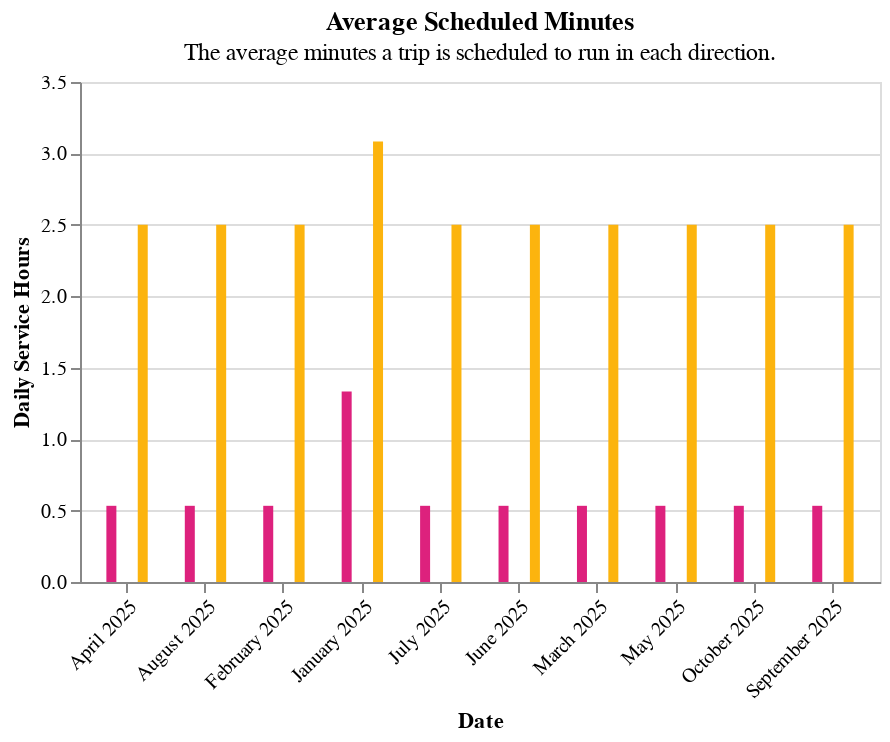

The code cell stored with this chart in its notebook:
### Code cell
_report_operator_visuals.configure_chart(
    avg_scheduled_min_chart,
    width=400,
    height=250,
    title=avg_scheduled_min_dict.title,
    subtitle=avg_scheduled_min_dict.subtitle,
)

### Figure 1 — Vega-Lite specification as saved in the notebook (floating-point values rounded to 4 significant figures; data arrays with more than 128 entries replaced by an {"elided": "..."} marker saying what was removed)
{"config": {"view": {"continuousWidth": 300, "continuousHeight": 300}}, "data": {"name": "data-81ced66d2fe6e036e6bf2e389eef3ea2"}, "mark": {"type": "bar", "size": 5}, "encoding": {"color": {"field": "Direction", "legend": null, "scale": {"range": ["#dd217d", "#fcb40e", "#ccbb44", "#5b8efd"]}, "title": "Direction:N", "type": "nominal"}, "tooltip": [{"field": "Date", "type": "nominal"}, {"field": "Route", "type": "nominal"}, {"field": "Direction", "type": "quantitative"}, {"field": "Daily Service Hours", "type": "quantitative"}], "x": {"axis": {"format": "", "labelAngle": -45}, "field": "Date", "title": "Date", "type": "nominal"}, "xOffset": {"field": "Direction", "title": "Direction:N", "type": "nominal"}, "y": {"field": "Daily Service Hours", "title": "Daily Service Hours", "type": "quantitative"}}, "height": 250, "params": [{"name": "param_1", "select": {"type": "point", "fields": ["Route"]}, "bind": {"input": "select", "options": ["FBUS__FBUS MARKET & WHARVES BUS", "NBUS__NBUS JUDAH BUS", "714__714 BART EARLY BIRD", "TBUS__TBUS THIRD BUS", "KBUS__KBUS INGLESIDE BUS", "1X__1X CALIFORNIA EXPRESS", "30X__30X MARINA EXPRESS", "91__91 3RD-19TH AVE OWL", "LBUS__LBUS TARAVAL BUS", "90__90 SAN BRUNO OWL", "NOWL__NOWL OWL JUDAH", "1__GGPS Golden Gate Park Shuttle", "GGPS__GGPS Golden Gate Park Shuttle", "36__36 TERESITA", "LOWL__LOWL OWL TARAVAL", "35__35 EUREKA", "58__58 LAKE MERCED", "37__37 CORBETT", "66__66 QUINTARA", "23__23 MONTEREY", "52__52 EXCELSIOR", "54__54 FELTON", "2__2 SUTTER", "39__39 COIT", "18__18 46TH AVENUE", "67__67 BERNAL HEIGHTS", "56__56 RUTLAND", "57__57 PARKMERCED", "6__6 HAYES-PARNASSUS", "21__21 HAYES", "55__55 DOGPATCH", "6__6 HAIGHT-PARNASSUS", "33__33 ASHBURY-18TH ST", "25__25 TREASURE ISLAND", "31__31 BALBOA", "J__J CHURCH", "19__19 POLK", "27__27 BRYANT", "8BX__8BX BAYSHORE B EXPRESS", "43__43 MASONIC", "48__48 QUINTARA-24TH STREET", "9__9 SAN BRUNO", "7__7 HAIGHT-NORIEGA", "F__F MARKET & WHARVES", "9R__9R SAN BRUNO RAPID", "CA__CA CALIFORNIA STREET CABLE CAR", "28__28 19TH AVENUE", "8AX__8AX BAYSHORE A EXPRESS", "15__15 BAYVIEW HUNTERS POINT EXPRESS", "K__K INGLESIDE", "M__M OCEAN VIEW", "L__L TARAVAL", "12__12 FOLSOM-PACIFIC", "8__8 BAYSHORE", "KLM__KLM MUNI METRO SHUTTLE", "5__5 FULTON", "44__44 O'SHAUGHNESSY", "29__29 SUNSET", "N__N JUDAH", "PM__PM POWELL-MASON CABLE CAR", "28R__28R 19TH AVENUE RAPID", "5R__5R FULTON RAPID", "24__24 DIVISADERO", "T__T THIRD", "45__45 UNION-STOCKTON", "30__30 STOCKTON", "38__38 GEARY", "PH__PH POWELL-HYDE CABLE CAR", "14R__14R MISSION RAPID", "14__14 MISSION", "49__49 VAN NESS-MISSION", "38R__38R GEARY RAPID", "22__22 FILLMORE", "1__1 CALIFORNIA"], "name": "Routes: "}, "value": "FBUS__FBUS MARKET & WHARVES BUS"}], "title": {"text": ["Average Scheduled Minutes"], "subtitle": ["The average minutes a trip is scheduled to run in each direction."]}, "transform": [{"filter": {"param": "param_1"}}], "width": 400, "$schema": "https://vega.github.io/schema/vega-lite/v5.20.1.json", "datasets": {"data-81ced66d2fe6e036e6bf2e389eef3ea2": {"elided": "1409 records"}}}
